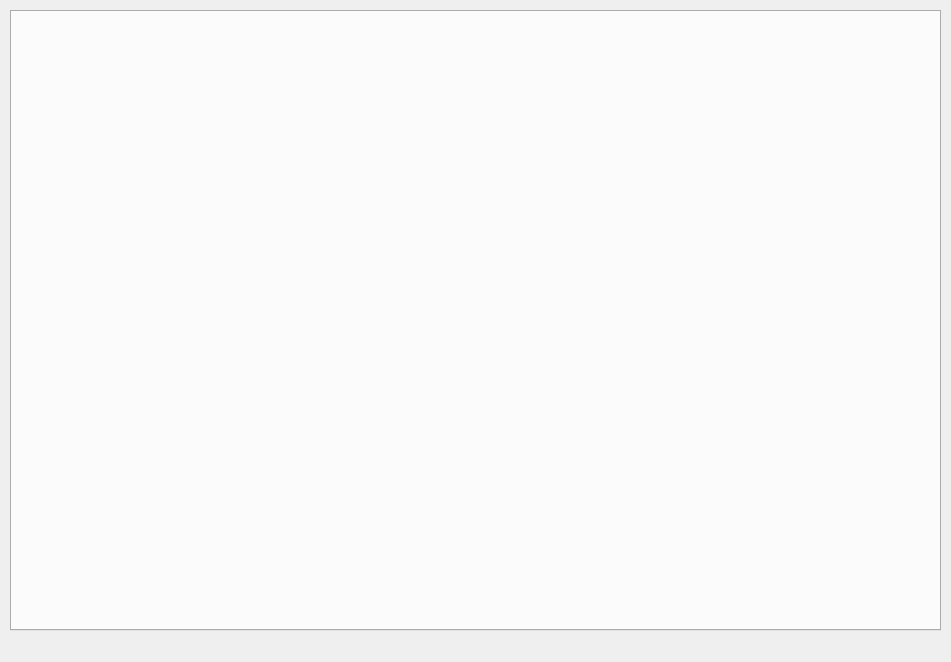
<?xml version="1.0" encoding="UTF-8"?>
<ui version="4.0">
 <class>mainView</class>
 <widget class="QWidget" name="mainView">
  <property name="geometry">
   <rect>
    <x>0</x>
    <y>0</y>
    <width>951</width>
    <height>662</height>
   </rect>
  </property>
  <property name="sizePolicy">
   <sizepolicy hsizetype="Preferred" vsizetype="Expanding">
    <horstretch>0</horstretch>
    <verstretch>0</verstretch>
   </sizepolicy>
  </property>
  <property name="windowTitle">
   <string>Form</string>
  </property>
  <widget class="QWidget" name="gridLayoutWidget">
   <property name="geometry">
    <rect>
     <x>10</x>
     <y>10</y>
     <width>931</width>
     <height>621</height>
    </rect>
   </property>
   <layout class="QGridLayout" name="gridLayout">
    <item row="1" column="0">
     <widget class="QTabWidget" name="tabs"/>
    </item>
   </layout>
  </widget>
 </widget>
 <resources/>
 <connections/>
</ui>
